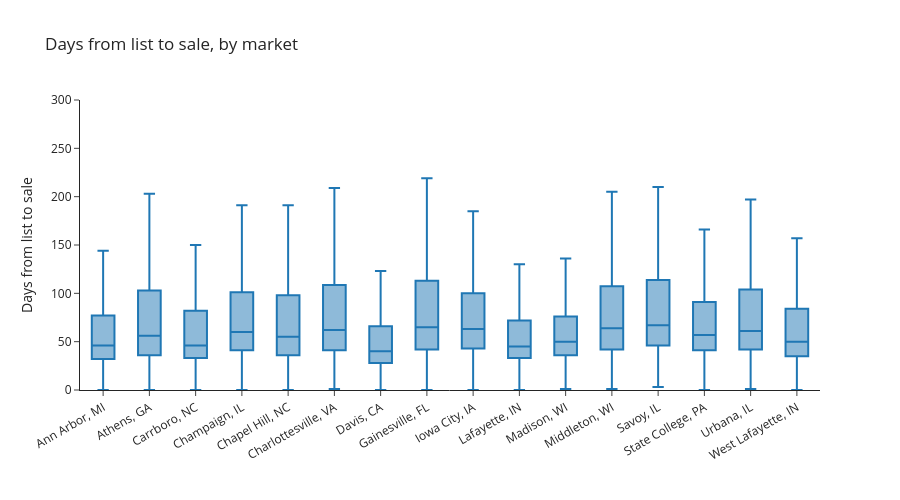

The notebook cell saved with this chart:
### Code cell
days_box = box_stats(sold_cycles, "market", "days_to_sold").sort_values("market")

fig = box_from_stats(
    days_box,
    "market",
    title="Days from list to sale, by market",
    x_title="",
    y_title="Days from list to sale",
    height=500,
)
fig.update_yaxes(range=[0, 300])
fig.update_xaxes(tickangle=-30)
fig.show()

### Figure 1 — Plotly figure (JSON) as saved in the notebook; plotly's stock layout.template omitted (floating-point values rounded to 4 significant figures)
{"data": [{"lowerfence": [0.0, 0.0, 0.0, 0.0, 0.0, 1.0, 0.0, 0.0, 0.0, 0.0, 1.0, 1.0, 3.0, 0.0, 1.0, 0.0], "median": [46.0, 56.0, 46.0, 60.0, 55.0, 62.0, 40.0, 65.0, 63.0, 45.0, 50.0, 64.0, 67.0, 57.0, 61.0, 50.0], "name": "", "q1": [32.0, 36.0, 33.0, 41.0, 36.0, 41.0, 28.0, 42.0, 43.0, 33.0, 36.0, 42.0, 46.0, 41.0, 42.0, 35.0], "q3": [77.0, 103.0, 82.0, 101.0, 98.0, 108.5, 66.0, 113.0, 100.0, 72.0, 76.0, 107.2, 113.8, 91.0, 104.0, 84.0], "type": "box", "upperfence": [144.0, 203.0, 150.0, 191.0, 191.0, 209.0, 123.0, 219.0, 185.0, 130.0, 136.0, 205.0, 210.0, 166.0, 197.0, 157.0], "x": ["Ann Arbor, MI", "Athens, GA", "Carrboro, NC", "Champaign, IL", "Chapel Hill, NC", "Charlottesville, VA", "Davis, CA", "Gainesville, FL", "Iowa City, IA", "Lafayette, IN", "Madison, WI", "Middleton, WI", "Savoy, IL", "State College, PA", "Urbana, IL", "West Lafayette, IN"]}], "layout": {"height": 500, "title": {"text": "Days from list to sale, by market"}, "xaxis": {"tickangle": -30, "title": {"text": ""}}, "yaxis": {"range": [0, 300], "title": {"text": "Days from list to sale"}}}}
